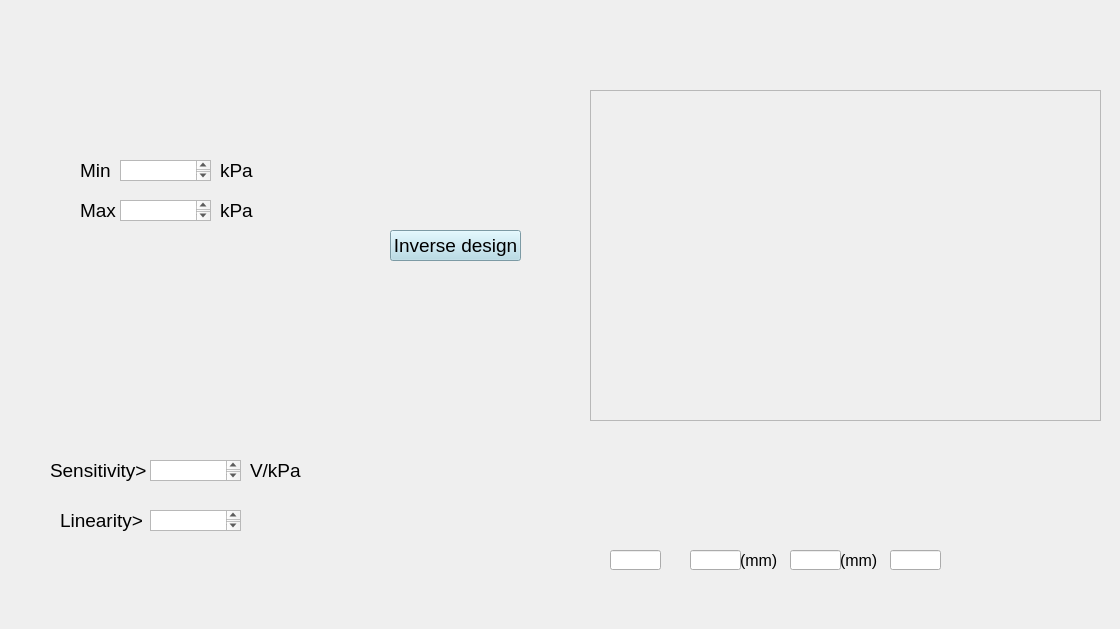
<?xml version="1.0" encoding="UTF-8"?>
<ui version="4.0">
 <class>Form</class>
 <widget class="QWidget" name="Form">
  <property name="geometry">
   <rect>
    <x>0</x>
    <y>0</y>
    <width>1120</width>
    <height>629</height>
   </rect>
  </property>
  <property name="windowTitle">
   <string>Form</string>
  </property>
  <property name="styleSheet">
   <string notr="true">QPushButton {
    background-color: lightblue;  /* 默认背景颜色 */
    color: black;                /* 默认文字颜色 */
}
QPushButton:hover {
    background-color: blue;      /* 鼠标悬停时背景颜色 */
    color: white;                /* 悬停时文字颜色 */
}
QPushButton:pressed {
    background-color: darkblue;  /* 点击时背景颜色 */
}</string>
  </property>
  <widget class="QLabel" name="label_4">
   <property name="geometry">
    <rect>
     <x>50</x>
     <y>460</y>
     <width>171</width>
     <height>21</height>
    </rect>
   </property>
   <property name="font">
    <font>
     <family>Arial</family>
     <pointsize>14</pointsize>
     <bold>false</bold>
    </font>
   </property>
   <property name="styleSheet">
    <string notr="true"/>
   </property>
   <property name="text">
    <string>Sensitivity&gt;</string>
   </property>
  </widget>
  <widget class="QLabel" name="label_6">
   <property name="geometry">
    <rect>
     <x>80</x>
     <y>200</y>
     <width>41</width>
     <height>21</height>
    </rect>
   </property>
   <property name="font">
    <font>
     <family>Arial</family>
     <pointsize>14</pointsize>
     <bold>false</bold>
    </font>
   </property>
   <property name="styleSheet">
    <string notr="true"/>
   </property>
   <property name="text">
    <string>Max</string>
   </property>
  </widget>
  <widget class="QTextEdit" name="textEdit">
   <property name="geometry">
    <rect>
     <x>120</x>
     <y>160</y>
     <width>91</width>
     <height>21</height>
    </rect>
   </property>
   <property name="font">
    <font>
     <family>Arial</family>
     <pointsize>12</pointsize>
     <bold>false</bold>
    </font>
   </property>
  </widget>
  <widget class="QTextEdit" name="textEdit_2">
   <property name="geometry">
    <rect>
     <x>120</x>
     <y>200</y>
     <width>91</width>
     <height>21</height>
    </rect>
   </property>
   <property name="font">
    <font>
     <family>Arial</family>
     <pointsize>12</pointsize>
     <bold>false</bold>
    </font>
   </property>
  </widget>
  <widget class="QTextEdit" name="textEdit_3">
   <property name="geometry">
    <rect>
     <x>150</x>
     <y>460</y>
     <width>91</width>
     <height>21</height>
    </rect>
   </property>
   <property name="font">
    <font>
     <family>Arial</family>
     <pointsize>12</pointsize>
     <bold>false</bold>
    </font>
   </property>
  </widget>
  <widget class="QPushButton" name="pushButton">
   <property name="geometry">
    <rect>
     <x>390</x>
     <y>230</y>
     <width>131</width>
     <height>31</height>
    </rect>
   </property>
   <property name="font">
    <font>
     <family>Arial</family>
     <pointsize>14</pointsize>
     <bold>false</bold>
    </font>
   </property>
   <property name="styleSheet">
    <string notr="true">backcolor:rgb(255, 170, 127)</string>
   </property>
   <property name="text">
    <string>Inverse design</string>
   </property>
  </widget>
  <widget class="QFrame" name="frame">
   <property name="geometry">
    <rect>
     <x>590</x>
     <y>90</y>
     <width>511</width>
     <height>331</height>
    </rect>
   </property>
   <property name="frameShape">
    <enum>QFrame::Shape::StyledPanel</enum>
   </property>
   <property name="frameShadow">
    <enum>QFrame::Shadow::Raised</enum>
   </property>
  </widget>
  <widget class="QLabel" name="label_8">
   <property name="geometry">
    <rect>
     <x>0</x>
     <y>-1</y>
     <width>1121</width>
     <height>631</height>
    </rect>
   </property>
   <property name="text">
    <string/>
   </property>
   <property name="pixmap">
    <pixmap resource="pics/backgr.qrc">:/新前缀/back2.png</pixmap>
   </property>
   <property name="scaledContents">
    <bool>true</bool>
   </property>
  </widget>
  <widget class="QLabel" name="label_9">
   <property name="geometry">
    <rect>
     <x>80</x>
     <y>160</y>
     <width>41</width>
     <height>21</height>
    </rect>
   </property>
   <property name="font">
    <font>
     <family>Arial</family>
     <pointsize>14</pointsize>
     <bold>false</bold>
    </font>
   </property>
   <property name="styleSheet">
    <string notr="true"/>
   </property>
   <property name="text">
    <string>Min </string>
   </property>
  </widget>
  <widget class="QLabel" name="label_10">
   <property name="geometry">
    <rect>
     <x>60</x>
     <y>510</y>
     <width>91</width>
     <height>21</height>
    </rect>
   </property>
   <property name="font">
    <font>
     <family>Arial</family>
     <pointsize>14</pointsize>
     <bold>false</bold>
    </font>
   </property>
   <property name="styleSheet">
    <string notr="true"/>
   </property>
   <property name="text">
    <string>Linearity&gt;</string>
   </property>
  </widget>
  <widget class="QTextEdit" name="textEdit_4">
   <property name="geometry">
    <rect>
     <x>150</x>
     <y>510</y>
     <width>91</width>
     <height>21</height>
    </rect>
   </property>
   <property name="font">
    <font>
     <family>Arial</family>
     <pointsize>12</pointsize>
     <bold>false</bold>
    </font>
   </property>
  </widget>
  <widget class="QLabel" name="label_11">
   <property name="geometry">
    <rect>
     <x>250</x>
     <y>460</y>
     <width>71</width>
     <height>21</height>
    </rect>
   </property>
   <property name="font">
    <font>
     <family>Arial</family>
     <pointsize>14</pointsize>
     <bold>false</bold>
    </font>
   </property>
   <property name="styleSheet">
    <string notr="true"/>
   </property>
   <property name="text">
    <string>V/kPa</string>
   </property>
  </widget>
  <widget class="QLabel" name="label_12">
   <property name="geometry">
    <rect>
     <x>220</x>
     <y>160</y>
     <width>121</width>
     <height>21</height>
    </rect>
   </property>
   <property name="font">
    <font>
     <family>Arial</family>
     <pointsize>14</pointsize>
     <bold>false</bold>
    </font>
   </property>
   <property name="styleSheet">
    <string notr="true"/>
   </property>
   <property name="text">
    <string>kPa</string>
   </property>
  </widget>
  <widget class="QLabel" name="label_13">
   <property name="geometry">
    <rect>
     <x>220</x>
     <y>200</y>
     <width>121</width>
     <height>21</height>
    </rect>
   </property>
   <property name="font">
    <font>
     <family>Arial</family>
     <pointsize>14</pointsize>
     <bold>false</bold>
    </font>
   </property>
   <property name="styleSheet">
    <string notr="true"/>
   </property>
   <property name="text">
    <string>kPa</string>
   </property>
  </widget>
  <widget class="QLabel" name="label_7">
   <property name="geometry">
    <rect>
     <x>840</x>
     <y>550</y>
     <width>41</width>
     <height>21</height>
    </rect>
   </property>
   <property name="font">
    <font>
     <family>Arial</family>
     <pointsize>12</pointsize>
     <bold>false</bold>
    </font>
   </property>
   <property name="styleSheet">
    <string notr="true"/>
   </property>
   <property name="text">
    <string>(mm)</string>
   </property>
  </widget>
  <widget class="QLineEdit" name="lineEdit">
   <property name="geometry">
    <rect>
     <x>610</x>
     <y>550</y>
     <width>51</width>
     <height>20</height>
    </rect>
   </property>
   <property name="font">
    <font>
     <family>Arial</family>
     <pointsize>12</pointsize>
     <bold>false</bold>
    </font>
   </property>
  </widget>
  <widget class="QLineEdit" name="lineEdit_4">
   <property name="geometry">
    <rect>
     <x>890</x>
     <y>550</y>
     <width>51</width>
     <height>20</height>
    </rect>
   </property>
   <property name="font">
    <font>
     <family>Arial</family>
     <pointsize>12</pointsize>
    </font>
   </property>
  </widget>
  <widget class="QLineEdit" name="lineEdit_2">
   <property name="geometry">
    <rect>
     <x>690</x>
     <y>550</y>
     <width>51</width>
     <height>20</height>
    </rect>
   </property>
   <property name="font">
    <font>
     <family>Arial</family>
     <pointsize>12</pointsize>
     <bold>false</bold>
    </font>
   </property>
  </widget>
  <widget class="QLineEdit" name="lineEdit_3">
   <property name="geometry">
    <rect>
     <x>790</x>
     <y>550</y>
     <width>51</width>
     <height>20</height>
    </rect>
   </property>
   <property name="font">
    <font>
     <family>Arial</family>
     <pointsize>12</pointsize>
     <bold>false</bold>
    </font>
   </property>
  </widget>
  <widget class="QLabel" name="label_5">
   <property name="geometry">
    <rect>
     <x>740</x>
     <y>550</y>
     <width>51</width>
     <height>21</height>
    </rect>
   </property>
   <property name="font">
    <font>
     <family>Arial</family>
     <pointsize>12</pointsize>
     <bold>false</bold>
    </font>
   </property>
   <property name="styleSheet">
    <string notr="true"/>
   </property>
   <property name="text">
    <string>(mm)</string>
   </property>
  </widget>
  <zorder>label_8</zorder>
  <zorder>label_4</zorder>
  <zorder>label_6</zorder>
  <zorder>textEdit</zorder>
  <zorder>textEdit_2</zorder>
  <zorder>textEdit_3</zorder>
  <zorder>pushButton</zorder>
  <zorder>frame</zorder>
  <zorder>label_10</zorder>
  <zorder>textEdit_4</zorder>
  <zorder>label_11</zorder>
  <zorder>label_9</zorder>
  <zorder>label_12</zorder>
  <zorder>label_13</zorder>
  <zorder>label_7</zorder>
  <zorder>lineEdit</zorder>
  <zorder>lineEdit_4</zorder>
  <zorder>lineEdit_2</zorder>
  <zorder>lineEdit_3</zorder>
  <zorder>label_5</zorder>
 </widget>
 <resources>
  <include location="pics/backgr.qrc"/>
 </resources>
 <connections/>
</ui>
